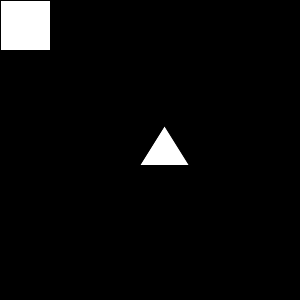
Frame 1 (no input)
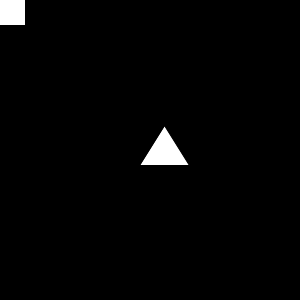
Frame 60 (the mouse pressed at the canvas centre just before this capture)
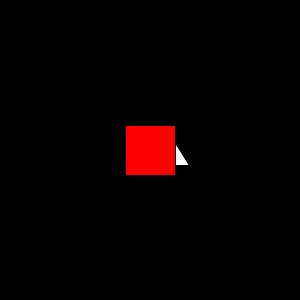
Frame 120 (the mouse held since frame 60 and released just before this capture)

The Processing sketch that drew these frames (run headless with seeded random() and noise(); from frame 60 on, the mouse is pressed at the canvas centre):

// Processing sketch: rectangle_triangle01
// ── rectangle_triangle01.pde
//rectangle vs. triangle 四邊形 碰 三角形
float tx,ty;//rectangle 50x50
float rx,ry;
void setup(){
  size(300,300);
  tx=random(100,200);
  ty=random(100,200);
}
void draw(){
  background(0);
  fill(255); triangle(tx,ty, tx-25, ty+40, tx+25,ty+40);
  if(collision() ) fill(255,0,0);
  else fill(255);
  rect(rx,ry,50,50);
  rx=mouseX-25;
  ry=mouseY-25;
}
boolean collision(){
  if(insideRect(tx,ty) || insideRect(tx-25,ty+40) || insideRect(tx+25,ty+40) ) return true;
  else return false;
}
boolean insideRect(float x, float y){
  if(rx<=x && x<=rx+50 && ry<=y && y<=ry+50) return true;
  else return false;
}
